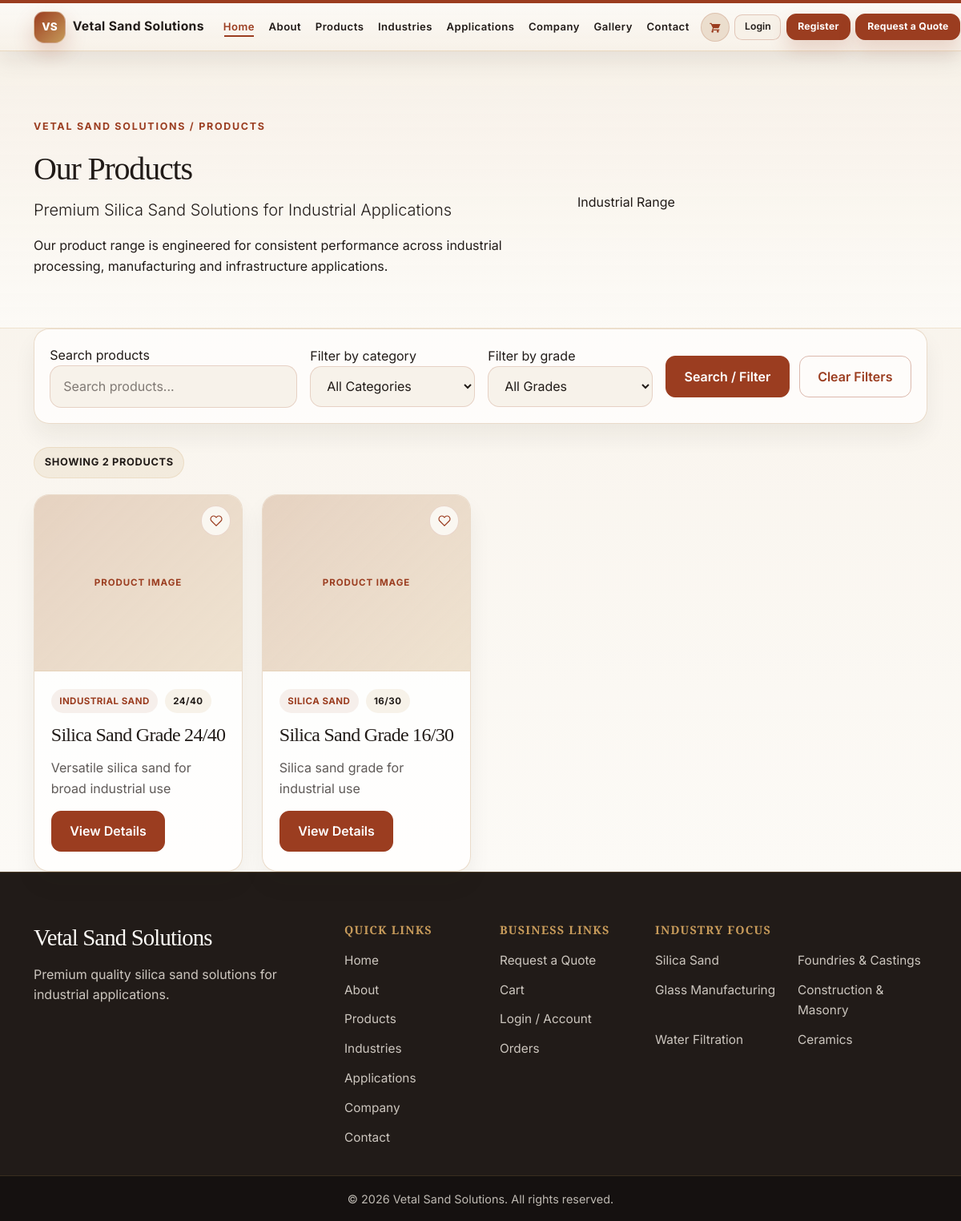
Screenshot of /products/ with the database file from the repository.
### products/models.py (models this page shows, shortened)
class Product(models.Model):
    category = models.ForeignKey(Category, on_delete=models.CASCADE, related_name='products')
    name = models.CharField(max_length=200)
    slug = models.SlugField(unique=True)
    short_description = models.CharField(max_length=300, blank=True)
    description = models.TextField(blank=True)
    grade = models.CharField(max_length=50, blank=True)
    price = models.DecimalField(
        max_digits=12,
        decimal_places=2,
        null=True,
        blank=True,
        help_text='Enter the product price in INR. Leave blank if pricing is available only on request.',
    )
    specifications = models.TextField(blank=True)
    applications = models.TextField(blank=True)
    industries = models.TextField(blank=True)
    is_active = models.BooleanField(default=True)
    is_featured = models.BooleanField(default=False)
    created_at = models.DateTimeField(auto_now_add=True)
    updated_at = models.DateTimeField(auto_now=True)
    class Meta:
        ordering = ['-created_at']

class Category(models.Model):
    name = models.CharField(max_length=100)
    slug = models.SlugField(unique=True)
    description = models.TextField(blank=True)
    is_active = models.BooleanField(default=True)
    created_at = models.DateTimeField(auto_now_add=True)
    class Meta:
        verbose_name = 'Category'
        verbose_name_plural = 'Categories'

### products/views.py (the view)
# urls.py: path('', views.product_list, name='product_list'),
def product_list(request):
    search_query = request.GET.get('q', '').strip()
    selected_category = request.GET.get('category', '').strip()
    selected_grade = request.GET.get('grade', '').strip()
    products = Product.objects.filter(is_active=True).select_related('category')
    if search_query:
        products = products.filter(
            Q(name__icontains=search_query)
            | Q(short_description__icontains=search_query)
            | Q(description__icontains=search_query)
        )
    if selected_category:
        products = products.filter(category__slug=selected_category)
    if selected_grade:
        products = products.filter(grade=selected_grade)
    products = products.prefetch_related('images').order_by('-created_at')
    wishlist_product_ids = set()
    if request.user.is_authenticated:
        wishlist_product_ids = set(
            Wishlist.objects.filter(user=request.user, product__in=products).values_list('product_id', flat=True)
        )
    for product in products:
        product.primary_image = product.images.filter(is_primary=True).first() or product.images.first()
    categories = Category.objects.filter(is_active=True).order_by('name')
    grades = (
        Product.objects.filter(is_active=True)
        .exclude(grade__exact='')
        .values_list('grade', flat=True)
        .distinct()
        .order_by('grade')
    )
    context = {
        'products': products,
        'categories': categories,
        'grades': grades,
        'search_query': search_query,
        'selected_category': selected_category,
        'selected_grade': selected_grade,
        'wishlist_product_ids': wishlist_product_ids,
    }
    return render(request, 'products/product_list.html', context)

### cart/context_processors.py (called while the page is built)
def cart_count(request):
    cart = request.session.get('cart', {})
    total_items = 0
    for quantity in cart.values():
        try:
            total_items += int(quantity)
        except (TypeError, ValueError):
            continue
    return {'cart_count': total_items}

### products/context_processors.py (called while the page is built)
def wishlist_count(request):
    if not request.user.is_authenticated:
        return {'wishlist_count': 0}
    return {'wishlist_count': Wishlist.objects.filter(user=request.user).count()}

### templates/products/product_list.html (shortened to what this page needs)
{% extends 'base.html' %}
{% block content %}
<section class="products-page">
    <section class="products-hero">
        <div class="container">
            <div class="row align-items-center g-4 g-lg-5">
                <div class="col-12 col-lg-7">
                    <div class="products-breadcrumb">Vetal Sand Solutions / Products</div>
                    <h1>Our Products</h1>
                    <p class="lead">Premium Silica Sand Solutions for Industrial Applications</p>
                    <p class="products-intro">
                        Our product range is engineered for consistent performance across industrial processing, manufacturing and infrastructure applications.
                    </p>
                </div>
                <div class="col-12 col-lg-5">
                    <div class="products-hero-visual" aria-label="Products overview visual">
                        <div class="products-visual-badge">Industrial Range</div>
                    </div>
                </div>
            </div>
        </div>
    </section>
    <section class="products-section">
        <div class="container">
            <div class="product-filter-panel">
                <form method="get" action="{% url 'product_list' %}" class="product-filter-form">
                    <div class="filter-search-wrap">
                        <label for="product-search" class="sr-only">Search products</label>
                        <input
                            id="product-search"
                            type="text"
                            name="q"
                            value="{{ search_query }}"
                            placeholder="Search products..."
                            class="product-filter-input"
                        >
                    </div>
                    <div class="filter-select-wrap">
                        <label for="category-filter" class="sr-only">Filter by category</label>
                        <select id="category-filter" name="category" class="product-filter-select">
                            <option value="">All Categories</option>
                        </select>
                    </div>
                    <div class="filter-select-wrap">
                        <label for="grade-filter" class="sr-only">Filter by grade</label>
                        <select id="grade-filter" name="grade" class="product-filter-select">
                            <option value="">All Grades</option>
                        </select>
                    </div>
                    <div class="filter-actions">
                        <button type="submit" class="btn btn-primary">Search / Filter</button>
                        <a href="{% url 'product_list' %}" class="btn btn-secondary">Clear Filters</a>
                    </div>
                </form>
            </div>
            {% if products %}
                <div class="results-summary">Showing {{ products.count }} products</div>
                <div class="row g-4 g-lg-4">
                    {% for product in products %}
                        <div class="col-12 col-md-6 col-xl-3">
                            <article class="product-card">
                                <div class="product-image-wrap">
                                    <form method="post" action="{% if product.id in wishlist_product_ids %}{% url 'remove_from_wishlist' product.id %}{% else %}{% url 'add_to_wishlist' product.id %}{% endif %}" class="wishlist-card-form">
                                        <button type="submit" class="wishlist-heart-button{% if product.id in wishlist_product_ids %} is-active{% endif %}" aria-label="{% if product.id in wishlist_product_ids %}Remove {{ product.name }} from wishlist{% else %}Add {{ product.name }} to wishlist{% endif %}" title="{% if product.id in wishlist_product_ids %}Remove from wishlist{% else %}Add to wishlist{% endif %}">
                                            <svg viewBox="0 0 24 24" aria-hidden="true" focusable="false">
                                                <path d="M20.84 4.61a5.5 5.5 0 0 0-7.78 0L12 5.67l-1.06-1.06a5.5 5.5 0 0 0-7.78 7.78L12 21.23l8.84-8.84a5.5 5.5 0 0 0 0-7.78z"/>
                                            </svg>
                                        </button>
                                    </form>
                                    {% if product.primary_image and product.primary_image.image %}
                                        <img src="{{ product.primary_image.image.url }}" alt="{{ product.primary_image.alt_text|default:product.name }}" class="product-image">
                                    {% else %}
                                        <div class="product-placeholder" aria-label="No product image available">
                                            <span>Product Image</span>
                                        </div>
                                    {% endif %}
                                </div>
                                <div class="product-card-body">
                                    <div class="product-meta">
                                        <span class="product-category">{{ product.category.name }}</span>
                                        {% if product.grade %}
                                            <span class="product-grade">{{ product.grade }}</span>
                                        {% endif %}
                                    </div>
                                    <h3>{{ product.name }}</h3>
                                    <p>{{ product.short_description|default:product.description|striptags|truncatechars:140 }}</p>
                                    <a href="{% url 'product_detail' product.slug %}" class="btn btn-primary product-btn">View Details</a>
                                </div>
                            </article>
                        </div>
                    {% endfor %}
                </div>
            {% endif %}
        </div>
    </section>
</section>
{% endblock %}

### rows the page displays
Product: shows "PRODUCT IMAGE", category.name "INDUSTRIAL SAND", grade "24/40", name "Silica Sand Grade 24/40", short_description "Versatile silica sand for broad industrial use"
Product: shows "PRODUCT IMAGE", category.name "SILICA SAND", grade "16/30", name "Silica Sand Grade 16/30", short_description "Silica sand grade for industrial use"

### other values shown
{{ products.count }} "2"
